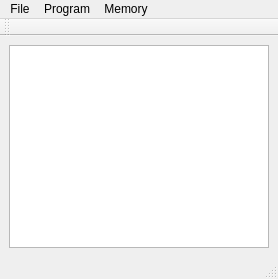
<?xml version="1.0" encoding="UTF-8"?>
<ui version="4.0">
 <class>MainWindow</class>
 <widget class="QMainWindow" name="MainWindow">
  <property name="geometry">
   <rect>
    <x>0</x>
    <y>0</y>
    <width>278</width>
    <height>279</height>
   </rect>
  </property>
  <property name="windowTitle">
   <string>MainWindow</string>
  </property>
  <widget class="QWidget" name="centralwidget">
   <layout class="QHBoxLayout" name="horizontalLayout">
    <item>
     <widget class="QPlainTextEdit" name="textEdit"/>
    </item>
   </layout>
  </widget>
  <widget class="QStatusBar" name="statusbar"/>
  <widget class="QToolBar" name="toolBar">
   <property name="windowTitle">
    <string>toolBar</string>
   </property>
   <attribute name="toolBarArea">
    <enum>TopToolBarArea</enum>
   </attribute>
   <attribute name="toolBarBreak">
    <bool>false</bool>
   </attribute>
  </widget>
  <widget class="QMenuBar" name="menuBar">
   <property name="geometry">
    <rect>
     <x>0</x>
     <y>0</y>
     <width>278</width>
     <height>26</height>
    </rect>
   </property>
   <widget class="QMenu" name="menuFile">
    <property name="title">
     <string>File</string>
    </property>
    <addaction name="actionNew"/>
    <addaction name="actionOpen"/>
    <addaction name="actionSave"/>
    <addaction name="actionSaveAs"/>
   </widget>
   <widget class="QMenu" name="menuProgram">
    <property name="title">
     <string>Program</string>
    </property>
    <addaction name="actionBuild"/>
    <addaction name="actionRun"/>
    <addaction name="separator"/>
    <addaction name="actionToggleBreakpoint"/>
    <addaction name="actionStopProgram"/>
    <addaction name="separator"/>
    <addaction name="actionShowLST"/>
    <addaction name="actionFirmwareWatch"/>
   </widget>
   <widget class="QMenu" name="menuMemory">
    <property name="title">
     <string>Memory</string>
    </property>
    <addaction name="actionShowRegisters"/>
    <addaction name="actionShowRAM"/>
    <addaction name="separator"/>
    <addaction name="actionShowDM"/>
    <addaction name="actionShowPM"/>
   </widget>
   <addaction name="menuFile"/>
   <addaction name="menuProgram"/>
   <addaction name="menuMemory"/>
  </widget>
  <action name="actionOpen">
   <property name="icon">
    <iconset resource="recources.qrc">
     <normaloff>:/icons/openFile.ico</normaloff>:/icons/openFile.ico</iconset>
   </property>
   <property name="text">
    <string>Open</string>
   </property>
   <property name="toolTip">
    <string>Open Existing File</string>
   </property>
   <property name="shortcut">
    <string>Ctrl+O</string>
   </property>
   <property name="iconVisibleInMenu">
    <bool>true</bool>
   </property>
  </action>
  <action name="actionBuild">
   <property name="icon">
    <iconset resource="recources.qrc">
     <normaloff>:/icons/build.ico</normaloff>:/icons/build.ico</iconset>
   </property>
   <property name="text">
    <string>Build</string>
   </property>
   <property name="toolTip">
    <string>Biuld Program</string>
   </property>
   <property name="shortcut">
    <string>Ctrl+B</string>
   </property>
  </action>
  <action name="actionRun">
   <property name="icon">
    <iconset resource="recources.qrc">
     <normaloff>:/icons/run.ico</normaloff>:/icons/run.ico</iconset>
   </property>
   <property name="text">
    <string>Run</string>
   </property>
   <property name="toolTip">
    <string>Upload And Run Program</string>
   </property>
   <property name="shortcut">
    <string>Ctrl+R</string>
   </property>
  </action>
  <action name="actionSave">
   <property name="icon">
    <iconset resource="recources.qrc">
     <normaloff>:/icons/saveFile.ico</normaloff>:/icons/saveFile.ico</iconset>
   </property>
   <property name="text">
    <string>Save</string>
   </property>
   <property name="shortcut">
    <string>Ctrl+S</string>
   </property>
  </action>
  <action name="actionToggleBreakpoint">
   <property name="text">
    <string>Toggle Breakpoint</string>
   </property>
   <property name="shortcut">
    <string>F9</string>
   </property>
  </action>
  <action name="actionSaveAs">
   <property name="text">
    <string>Save As</string>
   </property>
   <property name="toolTip">
    <string>Save As</string>
   </property>
   <property name="shortcut">
    <string>Ctrl+Shift+S</string>
   </property>
  </action>
  <action name="actionShowLST">
   <property name="text">
    <string>Open .LST File</string>
   </property>
  </action>
  <action name="actionNew">
   <property name="text">
    <string>New..</string>
   </property>
   <property name="toolTip">
    <string>Create New File</string>
   </property>
   <property name="shortcut">
    <string>Ctrl+N</string>
   </property>
  </action>
  <action name="actionShowDM">
   <property name="text">
    <string>Data Memory Watch</string>
   </property>
   <property name="toolTip">
    <string>Watch Data Memory Content</string>
   </property>
  </action>
  <action name="actionShowPM">
   <property name="text">
    <string>Program Memory Watch</string>
   </property>
   <property name="toolTip">
    <string>Watch Program Memory Content</string>
   </property>
  </action>
  <action name="actionStopProgram">
   <property name="icon">
    <iconset resource="recources.qrc">
     <normaloff>:/icons/stop.ico</normaloff>:/icons/stop.ico</iconset>
   </property>
   <property name="text">
    <string>Stop Program</string>
   </property>
  </action>
  <action name="actionShowRegisters">
   <property name="icon">
    <iconset resource="recources.qrc">
     <normaloff>:/icons/regTable.ico</normaloff>:/icons/regTable.ico</iconset>
   </property>
   <property name="text">
    <string>Registers Watch</string>
   </property>
   <property name="toolTip">
    <string>Watch Registers Content</string>
   </property>
  </action>
  <action name="actionShowRAM">
   <property name="text">
    <string>RAM Watch</string>
   </property>
   <property name="toolTip">
    <string>Watch Internal RAM Content</string>
   </property>
  </action>
  <action name="actionFirmwareWatch">
   <property name="text">
    <string>Firmware Watch</string>
   </property>
   <property name="toolTip">
    <string>Watch Firmware HEX Content</string>
   </property>
  </action>
 </widget>
 <resources>
  <include location="recources.qrc"/>
 </resources>
 <connections/>
</ui>
